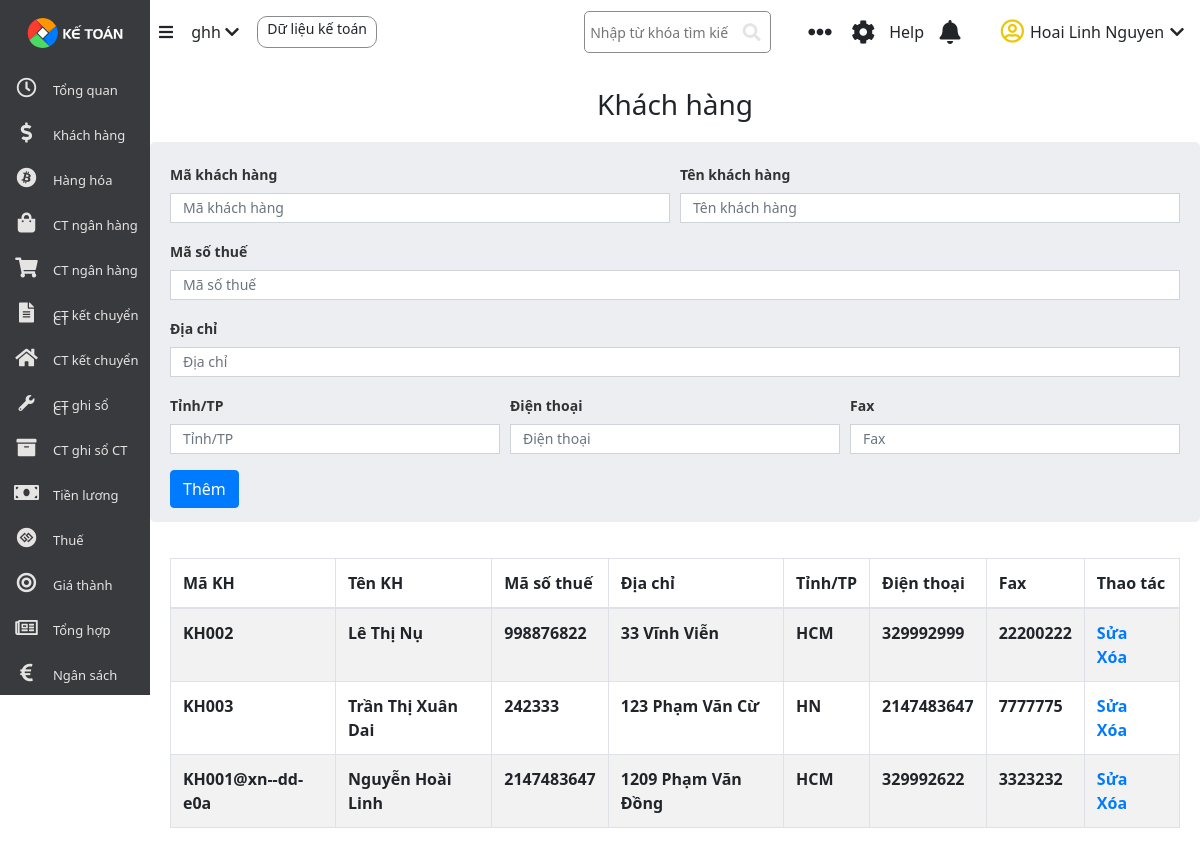
The app's page /khachhang/khachhang.php with its own data.
### tables this page shows
CREATE TABLE `khachhang` (
  `Id` int(11) NOT NULL,
  `Makh` varchar(30) NOT NULL,
  `Tenkh` varchar(30) NOT NULL,
  `Masothue` int(30) NOT NULL,
  `Diachi` varchar(40) NOT NULL,
  `Tinh` varchar(30) NOT NULL,
  `Dienthoai` int(15) NOT NULL,
  `Fax` int(30) NOT NULL
);

### khachhang/khachhang.php (the view, shortened to what this page needs)
<?php
    include "../database/connect.php";
    $sql  = "SELECT * FROM khachhang";
    $result = mysqli_query($conn, $sql);
?>
<!DOCTYPE html>
<html lang="en">
<head>
    <link rel="stylesheet" href="../style.css">
    <link rel="stylesheet" href="https://use.fontawesome.com/releases/v5.1.1/css/all.css">
    <link rel="stylesheet" href="https://stackpath.bootstrapcdn.com/bootstrap/4.3.1/css/bootstrap.min.css">
    <link rel="stylesheet" href="https://stackpath.bootstrapcdn.com/bootstrap/4.5.0/css/bootstrap.min.css">
    <link rel="stylesheet" href="https://maxcdn.bootstrapcdn.com/font-awesome/4.7.0/css/font-awesome.min.css">
</head>
<body>
    <div class="app">
        <?php
            include "../sidebar.php"
        ?>
        <div class="body">
        <?php
            include "../header.php"
        ?>
                    <br>
            <h3 style="text-align: center;">Khách hàng</h3>
            <div class="container container__khachhang">
                <form action="./khachhang_add.php" method="POST">
                    <div class="form-row" >
                      <div class="form-group col-md-6">
                        <label for="inputEmail4">Mã khách hàng</label>
                        <input type="text" class="form-control" name="Makh" placeholder="Mã khách hàng">
                      </div>
                      <div class="form-group col-md-6">
                        <label for="inputPassword4">Tên khách hàng</label>
                        <input type="text" class="form-control" name="Tenkh" placeholder="Tên khách hàng">
                      </div>
                    </div>
                    <div class="form-group col-md-13" >
                      <label for="inputAddress">Mã số thuế</label>
                      <input type="text" class="form-control" name="Masothue" placeholder="Mã số thuế">
                    </div>
                    <div class="form-group col-md-13">
                      <label for="inputAddress2">Địa chỉ</label>
                      <input type="text" class="form-control" name="Diachi" placeholder="Địa chỉ">
                    </div>
                    <div class="form-row">
                      <div class="form-group col-md-4">
                        <label for="inputCity">Tỉnh/TP</label>
                        <input type="text" class="form-control" name="Tinh" placeholder="Tỉnh/TP">
                      </div>
                      <div class="form-group col-md-4">
                        <label for="tinh">Điện thoại</label>
                        <input type="text" class="form-control" name="Dienthoai" placeholder="Điện thoại">
                      </div>
                      <div class="form-group col-md-4">
                        <label for="tinh">Fax</label>
                        <input type="text" class="form-control" name="Fax" placeholder="Fax">
                      </div>
                    </div>
                    <button type="submit" name="submit_form" class="btn btn-primary">Thêm</button>
                </form>
                <div class="table__khachhang">
                    <div class="table-responsive">
                        <div class="table-wrapper" style="height: 400px; overflow: auto;">
                            <table class="table table-striped table-hover table-bordered">
                                <thead>
                                    <tr>
                                        <th>Mã KH</th>
                                        <th>Tên KH</th>
                                        <th>Mã số thuế</th>
                                        <th>Địa chỉ</th>
                                        <th>Tỉnh/TP</th>
                                        <th>Điện thoại</th>
                                        <th>Fax</th>
                                        <th>Thao tác</th>
                                    </tr>
                                </thead>
                                <tbody>
                                    <?php
                                        if(mysqli_num_rows($result) > 0){
                                            while($row = mysqli_fetch_assoc($result)){
                                                ?>
                                                <tr>
                                                    <td><?php echo $row['Makh'] ?></td>
                                                    <td><?php echo $row['Tenkh'] ?></td>
                                                    <td><?php echo $row['Masothue'] ?></td>
                                                    <td><?php echo $row['Diachi'] ?></td>
                                                    <td><?php echo $row['Tinh'] ?></td>
                                                    <td><?php echo $row['Dienthoai'] ?></td>
                                                    <td><?php echo $row['Fax'] ?></td>
                                                    <td>
                                                        <a href="./khachhang_edit.php?id=<?php echo $row['Id'];?>">Sửa</a>
                                                        <a href="./khachhang_delete.php?id=<?php echo $row['Id'];?>">Xóa</a>
                                                    </td>
                                                </tr>
                                                <?php
                                            }
                                        }
                                    ?>
                                </tbody>
                            </table>
                        </div>
                    </div>
                </div>
            </div>
        </div>
    </div>
</body>
</html>

### sidebar.php (shortened to what this page needs)
<link rel="stylesheet" href="https://use.fontawesome.com/releases/v5.1.1/css/all.css">
<link rel="stylesheet" href="./style.css">
<div class="sidebar">
            <div class="sidebar__logo">
               <img src="../img/logo.svg" alt="" class="sidebar__logo-img">
            </div>
            <a href="">
                <div class="sidebar__item">
                    <p class="sidebar__item-icon" ><i style='font-size:20px' class='far'>&#xf017;</i></p>
                    <p class="sidebar__item-text">Tổng quan</p>
                </div>
            </a>
            <a href="../khachhang/khachhang.php">
                <div class="sidebar__item">
                    <p class="sidebar__item-icon" ><i style="font-size:20px" class="fa">&#xf155;</i></p>
                    <p class="sidebar__item-text">Khách hàng</p>
                </div>
            </a>
            <a href="../hanghoa/hanghoa.php">
                <div class="sidebar__item">
                    <p class="sidebar__item-icon"> <i style='font-size:20px' class='fab'>&#xf379;</i></p>
                    <p class="sidebar__item-text">Hàng hóa</p>
                </div>
            </a>
            <a href="../chungtunganhang/chungtunganhang.php">
                <div class="sidebar__item">
                    <p class="sidebar__item-icon" ><i style="font-size:20px" class="fa">&#xf290;</i></p>
                    <p class="sidebar__item-text">CT ngân hàng</p>
                </div>
            </a>
            <a href="../chungtunganhang_chitiet/chungtunganhang_chitiet.php">
                <div class="sidebar__item">
                    <p class="sidebar__item-icon" ><i style="font-size:20px" class="fa">&#xf07a;</i></p>
                    <p class="sidebar__item-text">CT ngân hàng CT </p>
                </div>
            </a>
            <a href="">
                <div class="sidebar__item">
                    <p class="sidebar__item-icon" ><i style='font-size:20px' class='fas'>&#xf15c;</i></p>
                    <p class="sidebar__item-text">CT kết chuyển</p>
                </div>
            </a>
            <a href="">
                <div class="sidebar__item">
                    <p class="sidebar__item-icon" ><i style="font-size:20px" class="fa">&#xf015;</i></p>
                    <p class="sidebar__item-text">CT kết chuyển CT</p>
                </div>
            </a>
            <a href="">
                <div class="sidebar__item">
                    <p class="sidebar__item-icon" > <i class="fas fa-wrench"></i> </p>
                    <p class="sidebar__item-text">CT ghi sổ</p>
                </div>
            </a>
            <a href="">
                <div class="sidebar__item">
                    <p class="sidebar__item-icon" > <i style='font-size:20px' class='fas'>&#xf187;</i></p>
                    <p class="sidebar__item-text">CT ghi sổ CT</p>
                </div>
            </a>
            <a href="">
                <div class="sidebar__item">
                    <p class="sidebar__item-icon" ><i style="font-size:20px" class="fa">&#xf0d6;</i></p>
                    <p class="sidebar__item-text">Tiền lương</p>
                </div>
            </a>
            <a href="">
                <div class="sidebar__item">
                    <p class="sidebar__item-icon" ><i style='font-size:20px' class='fab'>&#xf261;</i></p>
                    <p class="sidebar__item-text">Thuế</p>
                </div>
            </a>
            <a href="">
                <div class="sidebar__item">
                    <p class="sidebar__item-icon" ><i style='font-size:20px' class='fas'>&#xf140;</i></p>
                    <p class="sidebar__item-text">Giá thành</p>
                </div>
            </a>
            <a href="">
                <div class="sidebar__item">
                    <p class="sidebar__item-icon" ><i style='font-size:20px' class='far'>&#xf1ea;</i></p>
                    <p class="sidebar__item-text">Tổng hợp</p>
                </div>
            </a>
            <a href="">
                <div class="sidebar__item">
                    <p class="sidebar__item-icon" ><i style="font-size:20px" class="fa">&#xf153;</i></p>
                    <p class="sidebar__item-text">Ngân sách</p>
                </div>
            </a>
        </div>

### header.php
<div class="header">
                <div class="header__group">
                    <div class="header__group-item"><i class="fas fa-bars"></i></div>
                    <div class="header__group-item"><span>ghh <i class="fas fa-solid fa-chevron-down"></i></span></div>
                    <div class="header__group-item header__group-item3"> Dữ liệu kế toán</div>
                </div>
                <div class="header__group header__group2">
                    <div class="header__group2-item header__group2-item1">
                        <div class="header__group2-item1-search">
                            <div class="header__group2-item1-search-input">
                                <input style="font-size: 14px;" type="text" placeholder="Nhập từ khóa tìm kiếm">
                            </div>
                            <div class="header__group2-item1-search-input header__group2-item1-search-input2">
                                <div class="header__group2-item1-search-input2-icon">
                                    <i class="fa fa-search" style="font-size:18px"></i>
                                </div>
                            </div>
                        </div>
                    </div>
                    <div class="header__group2-item header__group2-item2">
                        <div class="header__group2-item2-item"><i style="font-size:24px" class="fa">&#xf141;</i></div>
                        <div class="header__group2-item2-item"><i style="font-size:24px" class="fa">&#xf013;</i></div>
                        <div style="line-height: 48px;" class="header__group2-item2-item"><p>Help</p></div>
                        <div class="header__group2-item2-item"><i style="font-size:24px" class="fa">&#xf0f3;</i></div>
                    </div>
                    <div class="header__group2-item header__group2-item3">
                        <div class="header__group2-item3-item"><i style='font-size:24px; color: rgb(233, 200, 10);' class='far'>&#xf2bd;</i></div>
                        <div class="header__group2-item3-item">Hoai Linh Nguyen</div>
                        <div class="header__group2-item3-item"> <i class="fas fa-solid fa-chevron-down"></i></div>
                    </div>
                </div>
            </div>

### style.css (style rules this page uses)
* { padding: 0; margin: 0; font-family:'Segoe UI', Tahoma, Geneva, Verdana, sans-serif; }
.app { display: flex; }
.sidebar { height: 100vh; width: 12.5%; position: fixed; }
.body { height: 100vh; width: 87.5%; margin-left: 12.5%; }
.header { height: 8%; width: 100%; background-color: #fff; }
.header { display: flex; justify-content: space-between; }
.header__group { height: 100%; width: 22.5%; display: flex; }
.header__group2 { width: 60%; }
.header__group-item { margin: auto; text-align: center; }
.header__group-item3 { height: 50%; width: 120px; border-radius: 10px; line-height: calc(12.266px * 2); font-size: 14px; border: 1px solid #8b8b8b; }
.header__group2-item { height: 100%; width: 30%; margin: auto; }
.header__group2-item1 { display: flex; }
.header__group2-item1-search { height: 65%; width: calc(100% - 2px); margin: auto; border: 1px solid #8b8b8b; display: flex; border-radius: 5px; }
.header__group2-item1-search-input { height: 90%; width: 80%; margin: auto; display: flex; }
.header__group2-item1-search-input2 { width: 20%; margin: auto; }
.header__group2-item1-search-input input { height: 100%; width: calc(100% - 5px); border: none; outline: none; padding-left: 5px; background: none; }
.header__group2-item1-search-input2-icon { display: flex; height: 100%; width: 100%; }
.header__group2-item1-search-input2-icon i { margin: auto; text-align: center; width: 100% ; color: #e6e3e3; }
.header__group2-item2 { display: flex; width: 27.5%; }
.header__group2-item2-item { height: 100%; width: 25%; display: flex; transition:all 0.1s ease-in; cursor: pointer; }
.header__group2-item2-item i, p { margin: auto; text-align: center; width: 100%; }
.header__group2-item3 { display: flex; }
.header__group2-item3-item { margin: auto; }
.container { height: calc(100% - 8%); width: 100%; background-color: #f4f5f8 }
.sidebar__logo { display: flex; height: 65px; width: 100%; background-color: #393a3d; }
.sidebar__logo-img { height: 80%; width: 65%; margin: auto; background-size: cover; background-position: center; }
.sidebar__item { height: 45px; width: 100%; background-color: #393a3d; display: flex; color: #e6e3e3; transition:all 0.1s ease-in; }
.sidebar__item-icon { height: 100%; width: 60px; margin: auto; text-align: center; display: flex; }
.sidebar__item-icon i { width: 100%; margin: auto; }
.sidebar__item-text { width: calc(100% - 40px); height: 100%; line-height: 50px; font-size: 13px; text-align: left; }
.container__khachhang { height: 380px; width:100% ; margin-top: 20px; border-radius: 5px; padding: 20px; background: #eceef1; color: #333; font-weight: 600; }
.container__khachhang form input { height: 30px; border-radius: 0px; font-size: 14px; }
.container__khachhang form label { font-size: 14px; }
.table__khachhang { margin-top: 50px; }

### records on screen
khachhang: Makh "KH002", Tenkh "Lê Thị Nụ", Masothue "998876822", Diachi "33 Vĩnh Viễn", Tinh "HCM", Dienthoai "329992999", Fax "22200222"
khachhang: Makh "KH003", Tenkh "Trần Thị Xuân Dai", Masothue "242333", Diachi "123 Phạm Văn Cừ", Tinh "HN", Dienthoai "2147483647", Fax "7777775"
khachhang: Makh "KH001@xn--dd-e0a", Tenkh "Nguyễn Hoài Linh", Masothue "2147483647", Diachi "1209 Phạm Văn Đồng", Tinh "HCM", Dienthoai "329992622", Fax "3323232"
